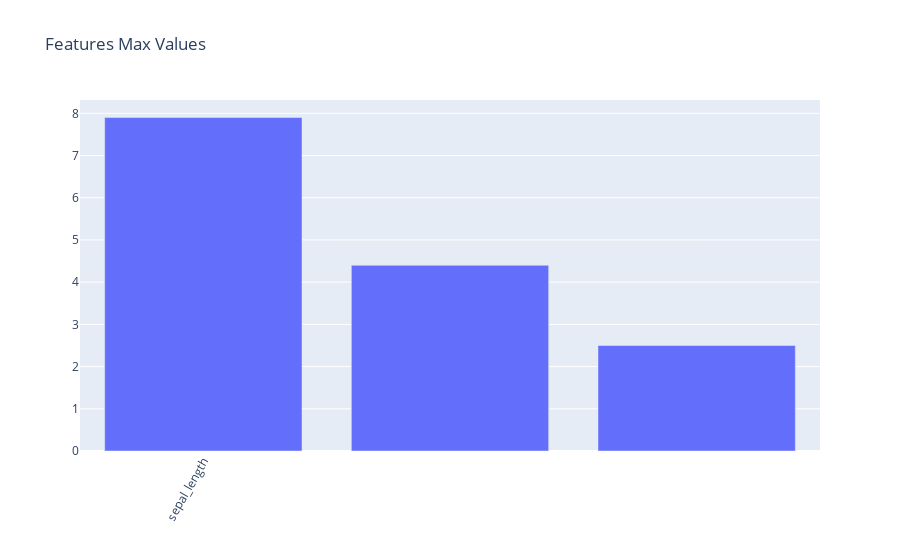

The notebook cell saved with this chart:
### Code cell
fig = px.bar(df[feats].max(), title='Features Max Values')
fig.layout.xaxis.tickangle = 300
fig.update_traces(showlegend = False)
fig.layout.xaxis. dtick = 5
fig.layout.xaxis.title = ''
fig.layout.yaxis.title = ''
fig.show()

### Figure 1 — Plotly figure (JSON) as saved in the notebook; plotly's stock layout.template omitted (floating-point values rounded to 4 significant figures)
{"data": [{"alignmentgroup": "True", "hovertemplate": "variable=0<br>index=%{x}<br>value=%{y}<extra></extra>", "legendgroup": "0", "marker": {"color": "#636efa", "pattern": {"shape": ""}}, "name": "0", "offsetgroup": "0", "orientation": "v", "showlegend": false, "textposition": "auto", "type": "bar", "x": ["sepal_length", "sepal_width", "petal_width"], "xaxis": "x", "y": [7.9, 4.4, 2.5], "yaxis": "y"}], "layout": {"barmode": "relative", "legend": {"title": {"text": "variable"}, "tracegroupgap": 0}, "title": {"text": "Features Max Values"}, "xaxis": {"anchor": "y", "domain": [0, 1], "dtick": 5, "tickangle": -60, "title": {"text": ""}}, "yaxis": {"anchor": "x", "domain": [0, 1], "title": {"text": ""}}}}
